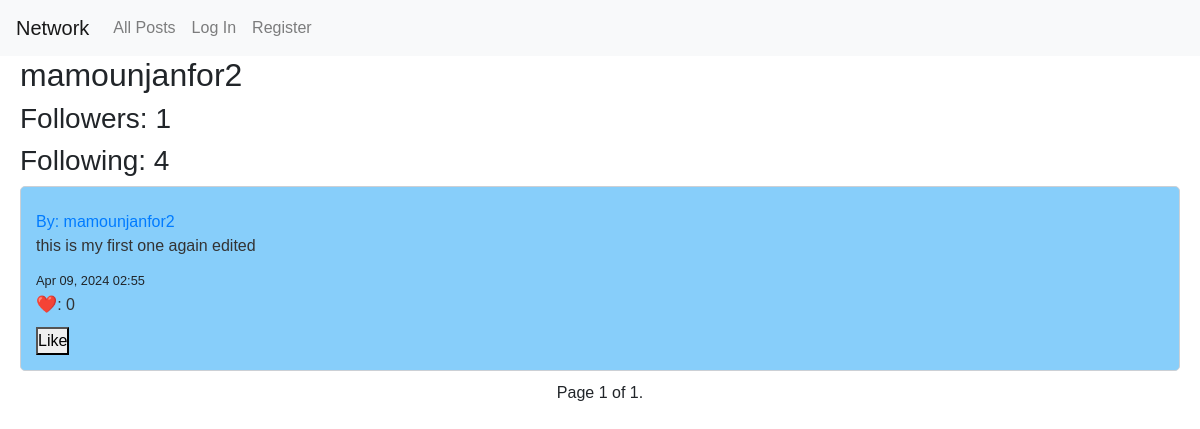
The page /profile/3 on the database its author committed.
### network/models.py (models this page shows, shortened)
class User(AbstractUser):
    followers = models.ManyToManyField('self', symmetrical=False, related_name='following', blank=True)

class Post(models.Model):
    user = models.ForeignKey(User, on_delete=models.CASCADE, related_name="author")
    content = models.TextField()
    timestamp = models.DateTimeField(auto_now_add=True)

### network/views.py (the view)
# urls.py: path("profile/<int:user_id>", views.profile, name="profile"),
def profile(request, user_id):
    user = User.objects.get(pk=user_id)
    allPosts = Post.objects.filter(user=user).order_by("id").reverse()
    following = Follow.objects.filter(user=user)
    followers = Follow.objects.filter(follower=user)
    try:
        status = followers.filter(user=User.objects.get(pk=request.user.id))
        if len(status) != 0:
            isFollowing = True
        else:
            isFollowing = False
    except:
        isFollowing = False
    paginator = Paginator(allPosts, 10)
    page_number = request.GET.get('page')
    posts_of_the_page = paginator.get_page(page_number)
    return render(request, 'network/profile.html', {
        "username": user.username,
        'page_obj': posts_of_the_page,
        "following": following,
        "followers": followers,
        "isFollowing": isFollowing,
        "user_profile": user
        })

### network/templates/network/profile.html (shortened to what this page needs)
{% extends "network/layout.html" %}
{% block body %}
    <div class="main-content">
        <h2>{{ username }}</h2>
        <h3>Followers: {{ followers.count }}</h3>
        <h3>Following: {{ following.count }}</h3>
    </div>
    <div class="main-content">
        {% for post in page_obj %}
            <div class="post">
                <h4></h4><a href="{% url 'profile' user_id=post.user.id %}">By: {{ post.user.username }}</a></h4>
                <p>{{ post.content }}</p>
                <small>{{ post.timestamp|date:"M d, Y H:i" }}</small>
                <p><span style="font-size: 17px; color: red;">❤️</span>: {{ post.post_like.count }}</p>
                <button id="like-button"  class="like-btn" data-post="{{ post.id }}" data-likes="{{ post.post_like.count }}" data-isliked="{{ post.is_liked }}">Like</button>
            </div>
        {% empty %}
            <p>No posts to display.</p>
        {% endfor %}
    </div>
    <div class="pagination justify-content-center">
        <span class="step-links">
            <span class="current">
                Page {{ page_obj.number }} of {{ page_obj.paginator.num_pages }}.
            </span>
        </span>
    </div>
{% endblock %}

### network/static/network/styles.css (style rules this page uses)
* { padding: 0; margin: 0; box-sizing: border-box; }
.main-content { padding: 0 20px; }
body { font-family: Arial, sans-serif; background-color: white; }
.post { background-color: lightskyblue; padding: 15px; margin-bottom: 10px; border: 1px solid #ccd0d5; border-radius: 5px; margin-left: auto; margin-right: auto; }
.post p { margin-bottom: 10px; color: #333; }

### rows shown on the page
User: username "mamounjanfor2"
Post: user.username "mamounjanfor2", content "this is my first one again edited", timestamp "Apr 09, 2024 02:55", post_like.count "0"

### other values the page prints
{{ followers.count }} "1"
{{ following.count }} "4"
{{ page_obj.number }} "1"
{{ page_obj.paginator.num_pages }} "1"
